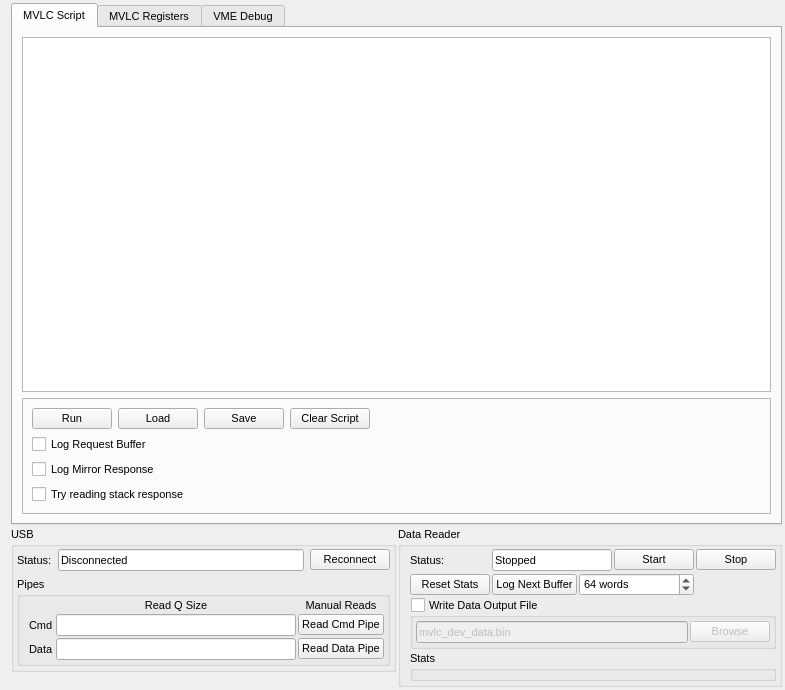
<?xml version="1.0" encoding="UTF-8"?>
<ui version="4.0">
 <class>MVLCDevGUI</class>
 <widget class="QWidget" name="MVLCDevGUI">
  <property name="geometry">
   <rect>
    <x>0</x>
    <y>0</y>
    <width>785</width>
    <height>690</height>
   </rect>
  </property>
  <property name="font">
   <font>
    <pointsize>8</pointsize>
   </font>
  </property>
  <property name="windowTitle">
   <string>MVLC Dev UI</string>
  </property>
  <layout class="QVBoxLayout" name="verticalLayout_3" stretch="1,0">
   <property name="spacing">
    <number>2</number>
   </property>
   <property name="topMargin">
    <number>3</number>
   </property>
   <property name="rightMargin">
    <number>3</number>
   </property>
   <property name="bottomMargin">
    <number>3</number>
   </property>
   <item>
    <layout class="QHBoxLayout" name="horizontalLayout_2">
     <item>
      <widget class="QTabWidget" name="tabWidget">
       <property name="currentIndex">
        <number>0</number>
       </property>
       <widget class="QWidget" name="tab_mvlcScript">
        <attribute name="title">
         <string>MVLC Script</string>
        </attribute>
        <layout class="QVBoxLayout" name="verticalLayout">
         <item>
          <widget class="QPlainTextEdit" name="te_scriptInput"/>
         </item>
         <item>
          <widget class="QFrame" name="frame">
           <property name="frameShape">
            <enum>QFrame::StyledPanel</enum>
           </property>
           <property name="frameShadow">
            <enum>QFrame::Raised</enum>
           </property>
           <layout class="QVBoxLayout" name="verticalLayout_4">
            <item>
             <layout class="QHBoxLayout" name="horizontalLayout_5">
              <item>
               <widget class="QPushButton" name="pb_runScript">
                <property name="text">
                 <string>Run</string>
                </property>
               </widget>
              </item>
              <item>
               <widget class="QPushButton" name="pb_loadScript">
                <property name="text">
                 <string>Load</string>
                </property>
               </widget>
              </item>
              <item>
               <widget class="QPushButton" name="pb_saveScript">
                <property name="enabled">
                 <bool>true</bool>
                </property>
                <property name="text">
                 <string>Save</string>
                </property>
               </widget>
              </item>
              <item>
               <widget class="QPushButton" name="pb_clearScript">
                <property name="text">
                 <string>Clear Script</string>
                </property>
               </widget>
              </item>
              <item>
               <spacer name="horizontalSpacer_2">
                <property name="orientation">
                 <enum>Qt::Horizontal</enum>
                </property>
                <property name="sizeHint" stdset="0">
                 <size>
                  <width>40</width>
                  <height>20</height>
                 </size>
                </property>
               </spacer>
              </item>
             </layout>
            </item>
            <item>
             <layout class="QGridLayout" name="gridLayout">
              <item row="1" column="0">
               <widget class="QCheckBox" name="cb_scriptLogMirror">
                <property name="text">
                 <string>Log Mirror Response</string>
                </property>
               </widget>
              </item>
              <item row="0" column="0">
               <widget class="QCheckBox" name="cb_scriptLogRequest">
                <property name="text">
                 <string>Log Request Buffer</string>
                </property>
               </widget>
              </item>
              <item row="2" column="0">
               <widget class="QCheckBox" name="cb_scriptReadStack">
                <property name="text">
                 <string>Try reading stack response</string>
                </property>
               </widget>
              </item>
             </layout>
            </item>
           </layout>
          </widget>
         </item>
        </layout>
       </widget>
       <widget class="QWidget" name="tab_mvlcRegisters">
        <attribute name="title">
         <string>MVLC Registers</string>
        </attribute>
        <layout class="QGridLayout" name="gridLayout_6"/>
       </widget>
       <widget class="QWidget" name="tab_vmeDebug">
        <attribute name="title">
         <string>VME Debug</string>
        </attribute>
        <layout class="QGridLayout" name="gridLayout_7"/>
       </widget>
      </widget>
     </item>
    </layout>
   </item>
   <item>
    <layout class="QGridLayout" name="gridLayout_4" columnstretch="1,1">
     <item row="0" column="0">
      <widget class="QGroupBox" name="groupBox_2">
       <property name="title">
        <string>USB</string>
       </property>
       <layout class="QVBoxLayout" name="verticalLayout_5">
        <property name="leftMargin">
         <number>3</number>
        </property>
        <property name="topMargin">
         <number>3</number>
        </property>
        <property name="rightMargin">
         <number>3</number>
        </property>
        <property name="bottomMargin">
         <number>3</number>
        </property>
        <item>
         <layout class="QGridLayout" name="gridLayout_3">
          <item row="0" column="1">
           <widget class="QLineEdit" name="le_usbStatus">
            <property name="text">
             <string>Disconnected</string>
            </property>
            <property name="readOnly">
             <bool>true</bool>
            </property>
           </widget>
          </item>
          <item row="0" column="0">
           <widget class="QLabel" name="label_3">
            <property name="text">
             <string>Status:</string>
            </property>
           </widget>
          </item>
          <item row="0" column="2">
           <widget class="QPushButton" name="pb_usbReconnect">
            <property name="text">
             <string>Reconnect</string>
            </property>
           </widget>
          </item>
         </layout>
        </item>
        <item>
         <widget class="QGroupBox" name="groupBox_4">
          <property name="title">
           <string>Pipes</string>
          </property>
          <layout class="QGridLayout" name="gridLayout_5">
           <property name="topMargin">
            <number>3</number>
           </property>
           <property name="rightMargin">
            <number>3</number>
           </property>
           <property name="bottomMargin">
            <number>3</number>
           </property>
           <property name="spacing">
            <number>2</number>
           </property>
           <item row="0" column="1">
            <widget class="QLabel" name="label">
             <property name="text">
              <string>Read Q Size</string>
             </property>
             <property name="alignment">
              <set>Qt::AlignCenter</set>
             </property>
            </widget>
           </item>
           <item row="1" column="0">
            <widget class="QLabel" name="label_2">
             <property name="text">
              <string>Cmd</string>
             </property>
            </widget>
           </item>
           <item row="1" column="1">
            <widget class="QLineEdit" name="le_usbCmdReadQueueSize">
             <property name="readOnly">
              <bool>true</bool>
             </property>
            </widget>
           </item>
           <item row="1" column="2">
            <widget class="QPushButton" name="pb_readCmdPipe">
             <property name="text">
              <string>Read Cmd Pipe</string>
             </property>
            </widget>
           </item>
           <item row="2" column="0">
            <widget class="QLabel" name="label_6">
             <property name="text">
              <string>Data</string>
             </property>
            </widget>
           </item>
           <item row="2" column="1">
            <widget class="QLineEdit" name="le_usbDataReadQueueSize">
             <property name="readOnly">
              <bool>true</bool>
             </property>
            </widget>
           </item>
           <item row="2" column="2">
            <widget class="QPushButton" name="pb_readDataPipe">
             <property name="text">
              <string>Read Data Pipe</string>
             </property>
            </widget>
           </item>
           <item row="0" column="2">
            <widget class="QLabel" name="label_5">
             <property name="text">
              <string>Manual Reads</string>
             </property>
             <property name="alignment">
              <set>Qt::AlignCenter</set>
             </property>
            </widget>
           </item>
          </layout>
         </widget>
        </item>
       </layout>
      </widget>
     </item>
     <item row="1" column="0">
      <spacer name="verticalSpacer">
       <property name="orientation">
        <enum>Qt::Vertical</enum>
       </property>
       <property name="sizeHint" stdset="0">
        <size>
         <width>20</width>
         <height>10</height>
        </size>
       </property>
      </spacer>
     </item>
     <item row="0" column="1" rowspan="2">
      <widget class="QGroupBox" name="groupBox_3">
       <property name="title">
        <string>Data Reader</string>
       </property>
       <layout class="QGridLayout" name="gridLayout_2">
        <property name="topMargin">
         <number>3</number>
        </property>
        <property name="rightMargin">
         <number>3</number>
        </property>
        <property name="bottomMargin">
         <number>3</number>
        </property>
        <property name="spacing">
         <number>2</number>
        </property>
        <item row="0" column="3">
         <widget class="QPushButton" name="pb_readerStart">
          <property name="text">
           <string>Start</string>
          </property>
         </widget>
        </item>
        <item row="1" column="1">
         <widget class="QPushButton" name="pb_readerRequestBuffer">
          <property name="text">
           <string>Log Next Buffer</string>
          </property>
         </widget>
        </item>
        <item row="0" column="0">
         <widget class="QLabel" name="label_4">
          <property name="text">
           <string>Status:</string>
          </property>
         </widget>
        </item>
        <item row="1" column="0">
         <widget class="QPushButton" name="pb_readerResetStats">
          <property name="text">
           <string>Reset Stats</string>
          </property>
         </widget>
        </item>
        <item row="1" column="2" colspan="2">
         <widget class="QSpinBox" name="spin_logReaderBufferMaxWords">
          <property name="specialValueText">
           <string>unlimited</string>
          </property>
          <property name="suffix">
           <string> words</string>
          </property>
          <property name="maximum">
           <number>262144</number>
          </property>
          <property name="singleStep">
           <number>32</number>
          </property>
          <property name="value">
           <number>64</number>
          </property>
         </widget>
        </item>
        <item row="0" column="4">
         <widget class="QPushButton" name="pb_readerStop">
          <property name="text">
           <string>Stop</string>
          </property>
         </widget>
        </item>
        <item row="0" column="1" colspan="2">
         <widget class="QLineEdit" name="le_readoutStatus">
          <property name="text">
           <string>Stopped</string>
          </property>
          <property name="readOnly">
           <bool>true</bool>
          </property>
         </widget>
        </item>
        <item row="3" column="0" colspan="5">
         <widget class="QGroupBox" name="gb_readerStats">
          <property name="sizePolicy">
           <sizepolicy hsizetype="MinimumExpanding" vsizetype="MinimumExpanding">
            <horstretch>0</horstretch>
            <verstretch>0</verstretch>
           </sizepolicy>
          </property>
          <property name="minimumSize">
           <size>
            <width>10</width>
            <height>10</height>
           </size>
          </property>
          <property name="title">
           <string>Stats</string>
          </property>
         </widget>
        </item>
        <item row="2" column="0" colspan="5">
         <layout class="QHBoxLayout" name="horizontalLayout">
          <item>
           <widget class="QGroupBox" name="gb_dataOutputFile">
            <property name="title">
             <string>Write Data Output File</string>
            </property>
            <property name="checkable">
             <bool>true</bool>
            </property>
            <property name="checked">
             <bool>false</bool>
            </property>
            <layout class="QGridLayout" name="gridLayout_8">
             <property name="leftMargin">
              <number>3</number>
             </property>
             <property name="topMargin">
              <number>3</number>
             </property>
             <property name="rightMargin">
              <number>3</number>
             </property>
             <property name="bottomMargin">
              <number>3</number>
             </property>
             <property name="spacing">
              <number>2</number>
             </property>
             <item row="0" column="1">
              <widget class="QPushButton" name="pb_browseOutputFile">
               <property name="text">
                <string>Browse</string>
               </property>
              </widget>
             </item>
             <item row="0" column="0">
              <widget class="QLineEdit" name="le_dataOutputFilePath">
               <property name="text">
                <string>mvlc_dev_data.bin</string>
               </property>
              </widget>
             </item>
            </layout>
           </widget>
          </item>
         </layout>
        </item>
       </layout>
      </widget>
     </item>
    </layout>
   </item>
  </layout>
 </widget>
 <resources/>
 <connections/>
</ui>
